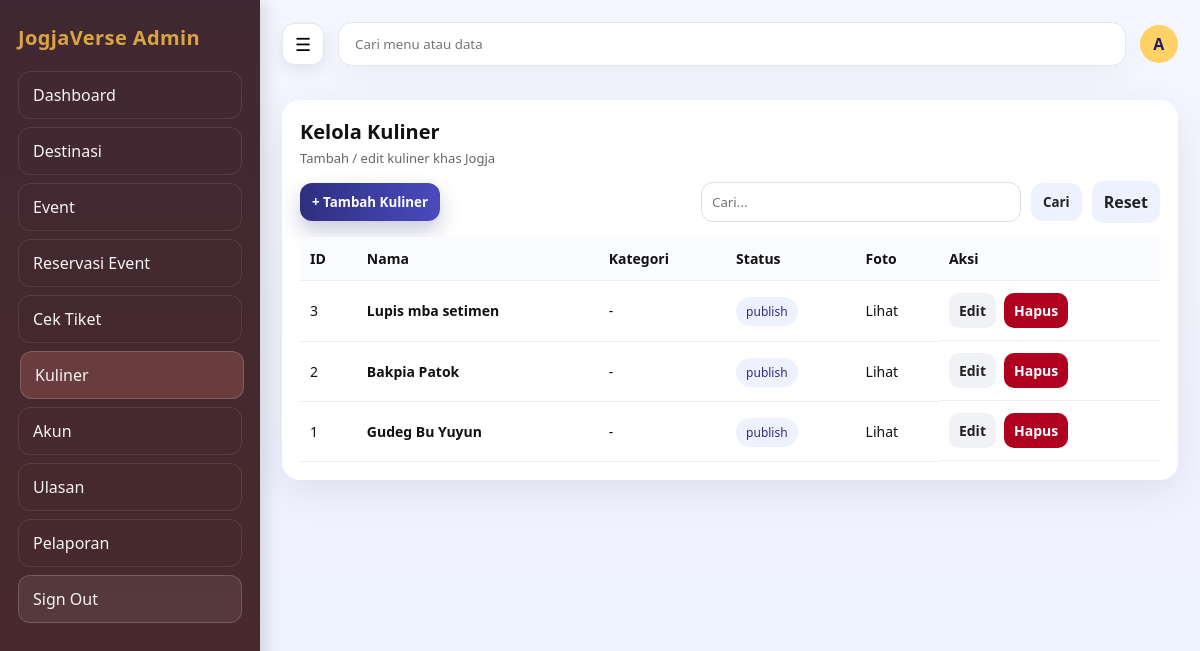
The page /admin/kuliner.php (signed in) on the database as committed earlier.
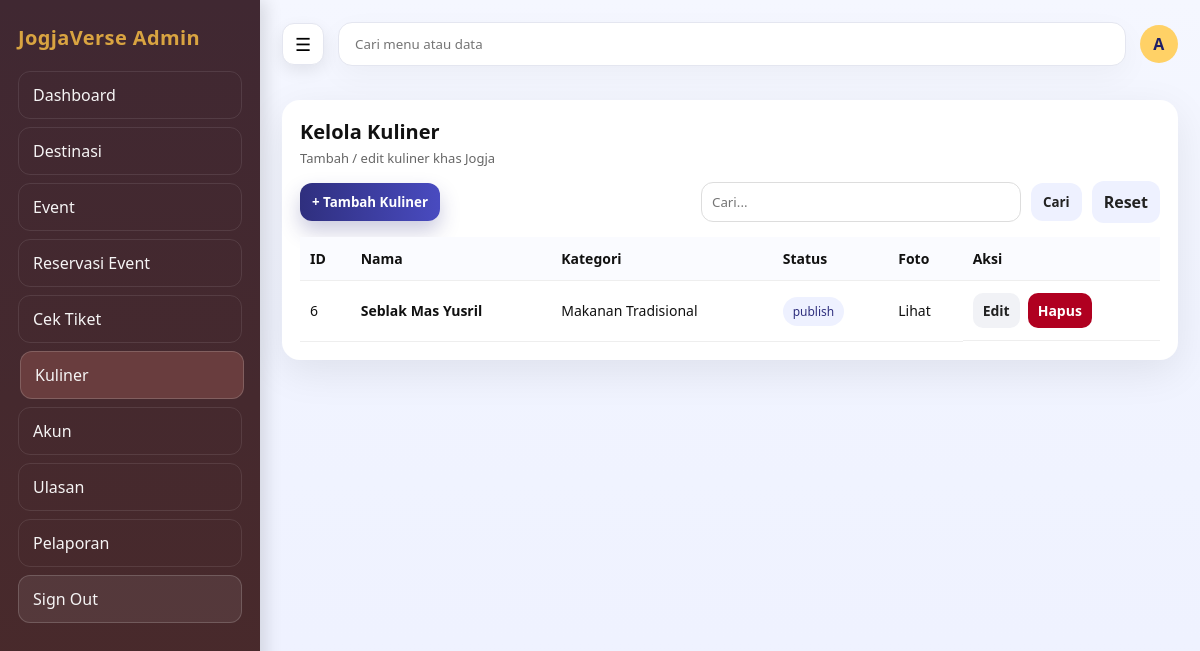
The same page on the database as committed later.
### tables this page shows
CREATE TABLE `kuliner` (
  `id_kuliner` bigint UNSIGNED NOT NULL,
  `kuliner_kategori_id` bigint UNSIGNED DEFAULT NULL,
  `nama` varchar(160) NOT NULL,
  `deskripsi` text,
  `gambar_sampul_url` varchar(255) DEFAULT NULL,
  `status` enum('draft','publish','arsip') NOT NULL DEFAULT 'draft',
  `dibuat_oleh` bigint UNSIGNED DEFAULT NULL,
  `dibuat_pada` datetime NOT NULL DEFAULT CURRENT_TIMESTAMP,
  `diubah_pada` datetime DEFAULT NULL ON UPDATE CURRENT_TIMESTAMP
);

### admin/_crud_helper.php (called while the page is built, shortened)
<?php
if (!function_exists('h')) {
  function h($val) {
    return htmlspecialchars((string)$val, ENT_QUOTES, 'UTF-8');
  }
}
function describe_table(mysqli $koneksi, string $table): array {
  $cols = [];
  $pk = null;
  $res = $koneksi->query("SHOW FULL COLUMNS FROM `$table`");
  if ($res) {
    while ($row = $res->fetch_assoc()) {
      $cols[] = $row;
      if (($row['Key'] ?? '') === 'PRI') {
        $pk = $row['Field'];
      }
    }
  }
  return [$cols, $pk];
}
function pick_col(array $colNames, array $candidates): ?string {
  foreach ($candidates as $c) {
    foreach ($colNames as $n) {
      if (strtolower($n) === strtolower($c)) return $n;
    }
  }
  return null;
}
function fetch_rows(mysqli $koneksi, string $table, ?string $pk, string $q, ?array $cols = null): mysqli_result {
  $searchable = [];
  foreach ($cols as $c) {
    $type = strtolower($c['Type'] ?? '');
    if (str_contains($type, 'char') || str_contains($type, 'text')) {
      $searchable[] = $c['Field'];
    }
  }
  $sql = "SELECT * FROM `$table`";
  $params = [];
  if ($pk) {
    $sql .= " ORDER BY `$pk` DESC";
  }
  $stmt = $koneksi->prepare($sql);
  $stmt->execute();
  return $stmt->get_result();
}
function fetch_options_by_table(mysqli $koneksi, array $tableCandidates, array $labelCandidates): array {
  foreach ($tableCandidates as $table) {
    try {
      $check = $koneksi->prepare("SELECT 1 FROM information_schema.tables WHERE table_schema = DATABASE() AND table_name = ? LIMIT 1");
      $check->bind_param("s", $table);
      $check->execute();
      $exists = $check->get_result();
      [$cols, $pk] = describe_table($koneksi, $table);
      $colNames = array_map(fn($c) => $c['Field'], $cols);
      $labelCol = pick_col($colNames, $labelCandidates) ?? $pk;
      $sql = "SELECT `$pk`, `$labelCol` FROM `$table` ORDER BY `$labelCol`";
      $stmt = $koneksi->prepare($sql);
      $stmt->execute();
      $res = $stmt->get_result();
      $rows = [];
      while ($row = $res->fetch_assoc()) {
        $rows[] = [
          'id' => $row[$pk],
          'label' => $row[$labelCol] ?? $row[$pk],
        ];
      }
      if (count($rows) > 0) {
        return $rows;
      }
    } catch (Throwable $e) {
      continue;
    }
  }
  return [];
}

### admin/kuliner.php (the view, shortened to what this page needs)
<?php
require_once __DIR__ . "/../config/koneksi.php";
require_once __DIR__ . "/_crud_helper.php";
$table = "kuliner";
[$cols, $pk] = describe_table($koneksi, $table);
$colNames = array_map(fn($c) => $c['Field'], $cols);
$colNama     = pick_col($colNames, ["nama_kuliner", "nama", "judul"]);
$colFoto     = pick_col($colNames, ["gambar_sampul_url","foto_url", "gambar_url", "thumbnail", "image_url", "cover"]);
$hasKulinerKategoriCol = table_has_column($koneksi, $table, "kuliner_kategori_id");
$q = trim($_GET['q'] ?? "");
$data = fetch_rows($koneksi, $table, $pk, $q, $cols);
$kategoriOptions = fetch_options_by_table(
  $koneksi,
  ["kuliner_kategori"],
  ["nama", "judul", "label"]
);
$penggunaOptions = fetch_options_by_table(
  $koneksi,
  ["pengguna"],
  ["nama_lengkap", "username", "email", "nama"]
);
$kulinerKategoriMap = [];
foreach ($kategoriOptions as $opt) {
  $kulinerKategoriMap[(string)$opt['id']] = $opt['label'];
}
?>
<?php require_once __DIR__ . "/partials/header.php"; ?>
<link rel="stylesheet" href="<?= BASE_URL ?>/assets/css/admin_crud.css">
<div class="card">
  <div>
    <h1 class="page-title">Kelola Kuliner</h1>
    <p class="page-sub">Tambah / edit kuliner khas Jogja</p>
  </div>
  <div class="toolbar">
    <div class="left">
      <button class="btn" onclick="openModal()">+ Tambah Kuliner</button>
    </div>
    <form method="GET" style="display:flex;gap:10px;align-items:center">
      <input class="search" type="text" name="q" placeholder="Cari..." value="<?= h($q) ?>">
      <button class="btn secondary" type="submit">Cari</button>
      <a class="btn secondary" href="<?= BASE_URL ?>/admin/kuliner.php">Reset</a>
    </form>
  </div>
  <div class="table-wrap">
    <table class="table2">
      <thead>
        <tr>
          <th>ID</th>
          <th>Nama</th>
          <th>Kategori</th>
          <th>Status</th>
          <th>Foto</th>
          <th>Aksi</th>
        </tr>
      </thead>
      <tbody>
      <?php while($row = $data->fetch_assoc()): ?>
        <tr>
          <td><?= h($row[$pk]) ?></td>
          <td><b><?= h($colNama ? ($row[$colNama] ?? '-') : '-') ?></b></td>
          <?php
            $kategoriLabel = '-';
            if ($hasKulinerKategoriCol) {
              $kategoriId = (string)($row['kuliner_kategori_id'] ?? '');
              if ($kategoriId !== '' && isset($kulinerKategoriMap[$kategoriId])) {
                $kategoriLabel = $kulinerKategoriMap[$kategoriId];
              }
            }
          ?>
          <td><?= h($kategoriLabel) ?></td>
          <td><span class="pill"><?= h($row['status'] ?? '-') ?></span></td>
          <td>
            <?php if ($colFoto && !empty($row[$colFoto])): ?>
              <a href="<?= h($row[$colFoto]) ?>" target="_blank">Lihat</a>
            <?php else: ?>
              <small>-</small>
            <?php endif; ?>
          </td>
          <td class="actions">
            <a class="btn-sm gray" href="<?= BASE_URL ?>/admin/kuliner.php?edit=<?= h($row[$pk]) ?>">Edit</a>
            <a class="btn-sm danger" onclick="return confirm('Hapus kuliner ini?')" href="<?= BASE_URL ?>/admin/kuliner.php?hapus=<?= h($row[$pk]) ?>">Hapus</a>
          </td>
        </tr>
      <?php endwhile; ?>
      </tbody>
    </table>
  </div>
</div>
<?php require_once __DIR__ . "/partials/footer.php"; ?>

### admin/partials/header.php (shortened to what this page needs)
<!doctype html>
<html>
<head>
  <link rel="stylesheet" href="<?= BASE_URL ?>/assets/css/admin.css">
</head>
<body>
<div class="layout">
  <?php include __DIR__ . "/sidebar.php"; ?>
  <main class="main">
    <?php include __DIR__ . "/topbar.php"; ?>

### admin/partials/sidebar.php
<aside class="sidebar">
  <div class="brand">JogjaVerse Admin</div>
  <nav class="menu">
  <a class="item" href="<?= BASE_URL ?>/admin/dashboard.php">Dashboard</a>
  <a class="item" href="<?= BASE_URL ?>/admin/destinasi.php">Destinasi</a>
  <a class="item" href="<?= BASE_URL ?>/admin/event.php">Event</a>
  <a class="item" href="<?= BASE_URL ?>/admin/reservasi_event.php">Reservasi Event</a>
  <a class="item" href="<?= BASE_URL ?>/admin/cek_tiket.php">Cek Tiket</a>
  <a class="item" href="<?= BASE_URL ?>/admin/kuliner.php">Kuliner</a>
  <a class="item" href="<?= BASE_URL ?>/admin/akun.php">Akun</a>
  <a class="item" href="<?= BASE_URL ?>/admin/ulasan.php">Ulasan</a>
  <a class="item" href="<?= BASE_URL ?>/admin/pelaporan.php">Pelaporan</a>
  <a class="item danger" href="<?= BASE_URL ?>/public/logout.php">Sign Out</a>
</nav>
</aside>

### admin/partials/topbar.php
<header class="topbar">
  <button class="hamburger" onclick="toggleSidebar()">&#9776;</button>
  <div class="topbar-search-wrap">
    <input class="topbar-search" placeholder="Cari menu atau data">
  </div>
  <div class="avatar">
    <?= htmlspecialchars(substr($_SESSION["nama_lengkap"] ?? "A", 0, 1)) ?>
  </div>
</header>

### admin/partials/footer.php (shortened to what this page needs)
  </main>
</div>
</body>
</html>

### assets/css/admin.css (style rules this page uses)
* { box-sizing: border-box; font-family: 'Segoe UI', 'Poppins', Tahoma, sans-serif; }
body { margin: 0; background: #f4f6fb; color: #111; }
a { text-decoration: none; color: inherit; }
.layout { display: flex; min-height: 100vh; background: linear-gradient(180deg, #f5f7ff 0%, #f1f4ff 40%, #eef1ff 100%); }
.sidebar { width: 260px; background: linear-gradient(180deg, #402832 0%, #4A2A2A 100%); color: #fff; padding: 18px; position: sticky; top: 0; height: 100vh; box-shadow: 6px 0 16px rgba(0, 0, 0, 0.12); }
.brand { font-weight: 800; font-size: 20px; margin: 6px 0 20px; letter-spacing: 0.4px; color: #D9A441; }
.menu .item { display: block; padding: 12px 14px; border-radius: 12px; margin-bottom: 8px; color: #fff; opacity: 0.95; border: 1px solid rgba(255, 255, 255, 0.1); transition: background 0.2s, transform 0.1s, border-color 0.2s; }
.menu .item:hover, .menu .item.active { border-color: rgba(255, 255, 255, 0.18); transform: translateX(2px); }
.menu .item.active { background: #6B3F3F; }
.menu .danger { background: rgba(255, 255, 255, 0.08); border-color: rgba(255, 255, 255, 0.18); }
.main { flex: 1; padding: 22px; display: flex; flex-direction: column; gap: 8px; }
.main > * + * { margin-top: 2px; }
.topbar { display: flex; align-items: center; gap: 14px; margin-bottom: 24px; }
.hamburger { width: 42px; height: 42px; border-radius: 12px; border: 1px solid #e4e6f0; background: #fff; cursor: pointer; font-size: 18px; box-shadow: 0 6px 16px rgba(0, 0, 0, 0.08); }
.topbar-search-wrap { flex: 1; }
.topbar-search { width: 100%; padding: 12px 16px; border-radius: 14px; border: 1px solid #e4e6f0; background: #fff; box-shadow: inset 0 1px 0 rgba(255, 255, 255, 0.9), 0 10px 30px rgba(0, 0, 0, 0.04); }
.avatar { width: 38px; height: 38px; border-radius: 50%; background: #ffd166; color: #1f1f67; display: grid; place-items: center; font-weight: 800; letter-spacing: 0.4px; }
.card { background: #fff; border-radius: 18px; padding: 18px; box-shadow: 0 12px 40px rgba(0, 0, 0, 0.08); margin-bottom: 18px; }
.btn { padding: 10px 12px; border-radius: 12px; border: 0; background: linear-gradient(90deg, #2f2f7e, #494bc0); color: #fff; cursor: pointer; font-weight: 700; box-shadow: 0 10px 20px rgba(47, 47, 126, 0.25); }
.btn.secondary { background: #eef1ff; color: #222; box-shadow: none; }
input, select, textarea { width: 100%; padding: 10px; border: 1px solid #ddd; border-radius: 12px; }
.pill { padding: 6px 10px; border-radius: 999px; background: #eef1ff; color: #2f2f7e; font-size: 12px; }

### assets/css/admin_crud.css (style rules this page uses)
.page-title { margin: 0; font-size: 20px; font-weight: 800; }
.page-sub { margin: 4px 0 0; color: #666; font-size: 13px; }
.toolbar { display: flex; gap: 10px; align-items: center; justify-content: space-between; margin: 14px 0; }
.toolbar .left { display: flex; gap: 10px; align-items: center; }
.search { width: 320px; }
.table-wrap { overflow: auto; }
.table2 { width: 100%; border-collapse: collapse; }
.table2 th, .table2 td { padding: 12px 10px; border-bottom: 1px solid #eee; font-size: 14px; text-align: left; }
.table2 th { background: #fafbff; position: sticky; top: 0; z-index: 1; }
.actions { display: flex; gap: 8px; white-space: nowrap; }
.btn-sm { padding: 8px 10px; border-radius: 10px; border: 0; cursor: pointer; font-weight: 700; }
.btn-sm.gray { background: #f1f2f6; color: #222; }
.btn-sm.danger { background: #b00020; color: #fff; }
input, textarea, select { width: 100%; padding: 10px; border: 1px solid #ddd; border-radius: 12px; }

Rows that differ between the two databases and show on the page:
removed kuliner: id_kuliner "3", nama "Lupis mba setimen", kategoriLabel "-", status "publish"
removed kuliner: id_kuliner "2", nama "Bakpia Patok", kategoriLabel "-", status "publish"
removed kuliner: id_kuliner "1", nama "Gudeg Bu Yuyun", kategoriLabel "-", status "publish"
added kuliner: id_kuliner "6", nama "Seblak Mas Yusril", kuliner_kategori "Makanan Tradisional", status "publish"
